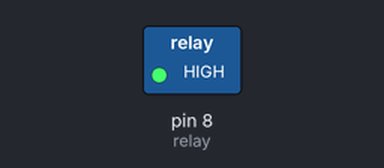
Simulated run of this sketch. Board: Arduino Uno, built with avr-gcc and run on an emulated ATmega328P. Parts: switched loads named in the sketch (green lamp = pin HIGH).

Above: at 2.5 s.
At 7.5 s:
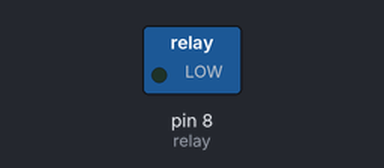
Timing chart, 0 to 13.0 s (numbered marks = the images above):
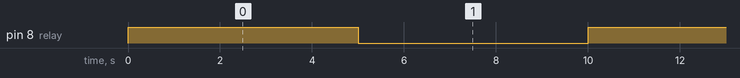

The sketch:

relay_blink.ino
```cpp
int relay = 8; // relay turns trigger signal - active high;
void setup ()
{
  pinMode (relay, OUTPUT); // Define port attribute is output;
}
void loop ()
{
  digitalWrite (relay, HIGH); // relay conduction;
  delay (5000);
  digitalWrite (relay, LOW); // relay switch is turned off;
  delay (5000);
}
```

Measured:
- by itself, pin 8 (relay): alternates HIGH for 5.0 s and LOW for 5.0 s
